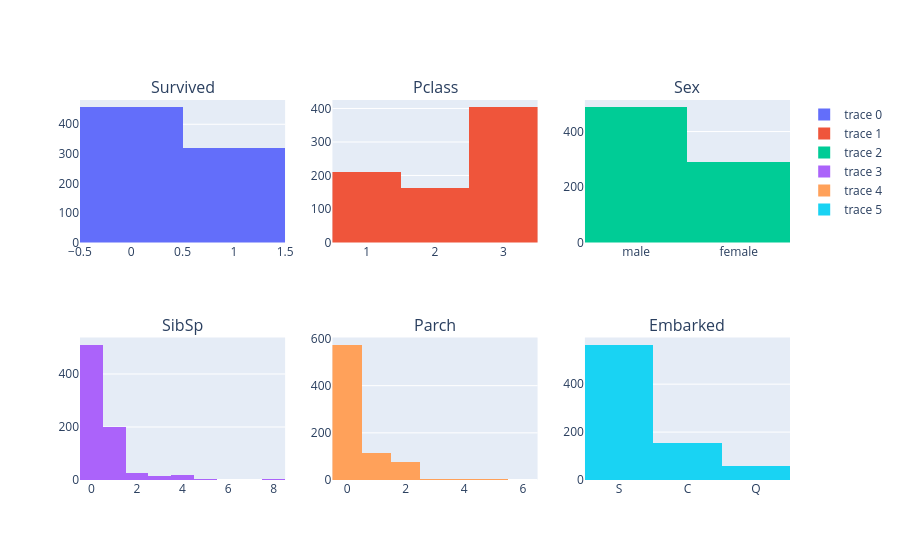

The code cell stored with this chart in its notebook:
### Code cell
import plotly.graph_objects as go
from plotly.subplots import make_subplots

fig = make_subplots(
    rows=2,
    cols=3,
    subplot_titles=cat_cols
)

for i, col in enumerate(cat_cols):
    fig.add_trace(
        go.Histogram(x=df[col]),
        row=i // 3 + 1,
        col=i % 3 + 1
    )

fig.show()

### Figure 1 — Plotly figure (JSON) as saved in the notebook; plotly's stock layout.template omitted (floating-point values rounded to 4 significant figures; data arrays with more than 128 entries replaced by an {"elided": "..."} marker saying what was removed)
{"data": [{"type": "histogram", "x": {"elided": "778 int values"}, "xaxis": "x", "yaxis": "y"}, {"type": "histogram", "x": {"elided": "778 int values"}, "xaxis": "x2", "yaxis": "y2"}, {"type": "histogram", "x": {"elided": "778 str values"}, "xaxis": "x3", "yaxis": "y3"}, {"type": "histogram", "x": {"elided": "778 int values"}, "xaxis": "x4", "yaxis": "y4"}, {"type": "histogram", "x": {"elided": "778 int values"}, "xaxis": "x5", "yaxis": "y5"}, {"type": "histogram", "x": {"elided": "778 str values"}, "xaxis": "x6", "yaxis": "y6"}], "layout": {"annotations": [{"font": {"size": 16}, "showarrow": false, "text": "Survived", "x": 0.1444, "xanchor": "center", "xref": "paper", "y": 1, "yanchor": "bottom", "yref": "paper"}, {"font": {"size": 16}, "showarrow": false, "text": "Pclass", "x": 0.5, "xanchor": "center", "xref": "paper", "y": 1, "yanchor": "bottom", "yref": "paper"}, {"font": {"size": 16}, "showarrow": false, "text": "Sex", "x": 0.8556, "xanchor": "center", "xref": "paper", "y": 1, "yanchor": "bottom", "yref": "paper"}, {"font": {"size": 16}, "showarrow": false, "text": "SibSp", "x": 0.1444, "xanchor": "center", "xref": "paper", "y": 0.375, "yanchor": "bottom", "yref": "paper"}, {"font": {"size": 16}, "showarrow": false, "text": "Parch", "x": 0.5, "xanchor": "center", "xref": "paper", "y": 0.375, "yanchor": "bottom", "yref": "paper"}, {"font": {"size": 16}, "showarrow": false, "text": "Embarked", "x": 0.8556, "xanchor": "center", "xref": "paper", "y": 0.375, "yanchor": "bottom", "yref": "paper"}], "xaxis": {"anchor": "y", "domain": [0, 0.2889]}, "xaxis2": {"anchor": "y2", "domain": [0.3556, 0.6444]}, "xaxis3": {"anchor": "y3", "domain": [0.7111, 1]}, "xaxis4": {"anchor": "y4", "domain": [0, 0.2889]}, "xaxis5": {"anchor": "y5", "domain": [0.3556, 0.6444]}, "xaxis6": {"anchor": "y6", "domain": [0.7111, 1]}, "yaxis": {"anchor": "x", "domain": [0.625, 1]}, "yaxis2": {"anchor": "x2", "domain": [0.625, 1]}, "yaxis3": {"anchor": "x3", "domain": [0.625, 1]}, "yaxis4": {"anchor": "x4", "domain": [0, 0.375]}, "yaxis5": {"anchor": "x5", "domain": [0, 0.375]}, "yaxis6": {"anchor": "x6", "domain": [0, 0.375]}}}
